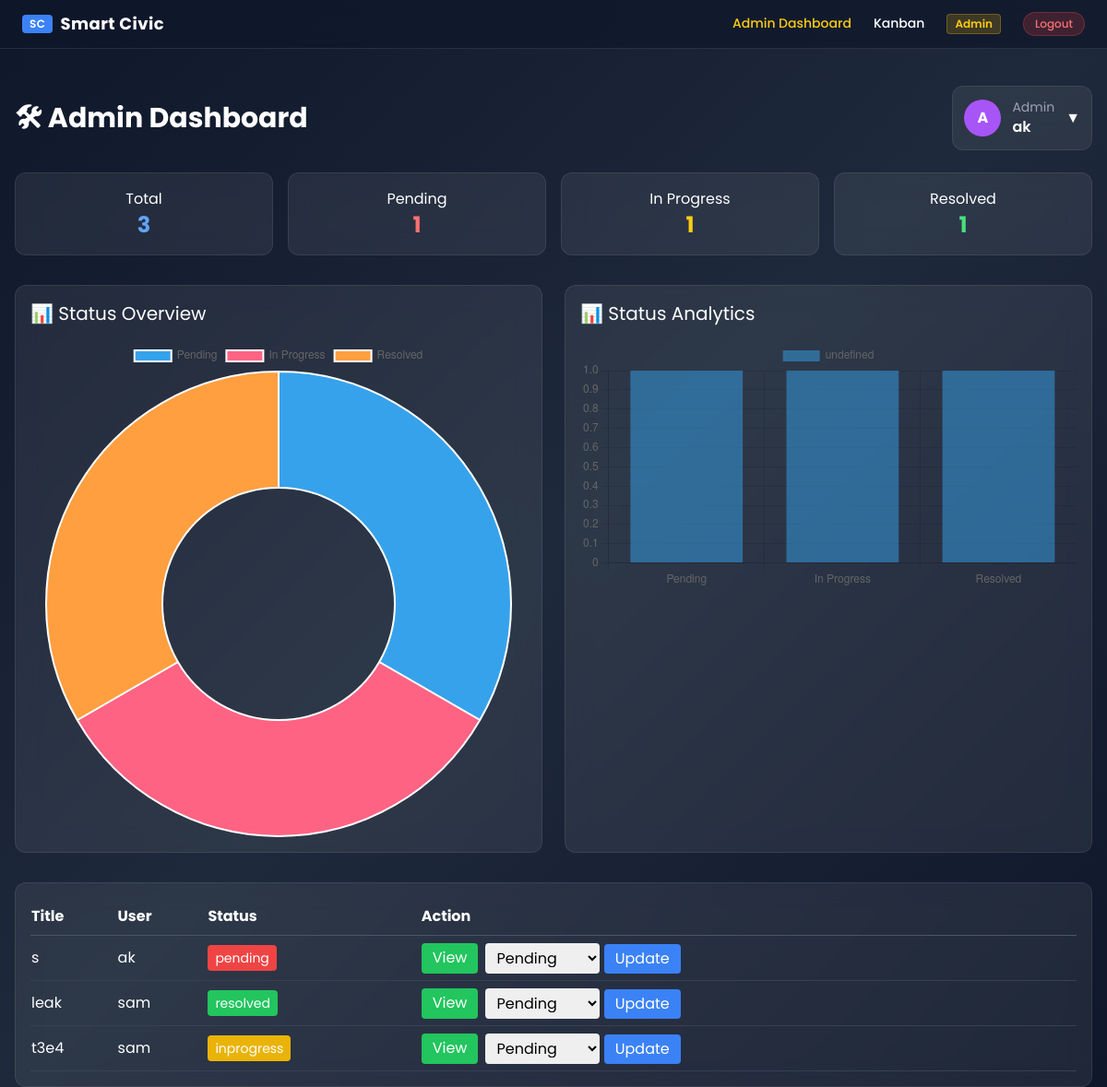
/complaints/admin-dashboard/ (signed in), run on an earlier commit of the app's database.
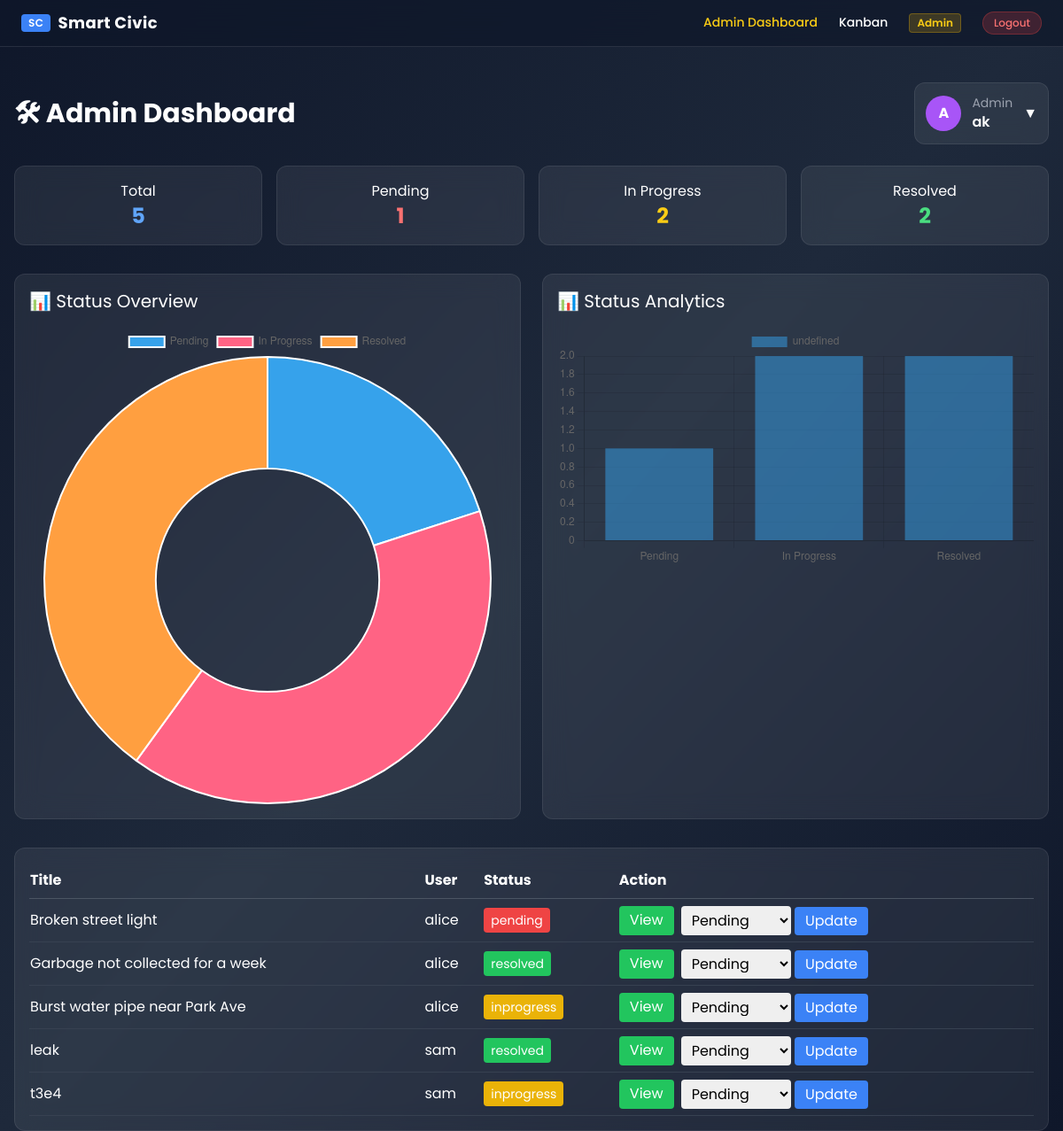
And on a later commit of the database.
### complaints/models.py (models this page shows, shortened)
class Complaint(models.Model):
    STATUS_CHOICES = [
        ('pending', 'Pending'),
        ('inprogress', 'In Progress'),
        ('resolved', 'Resolved'),
    ]
    user = models.ForeignKey(User, on_delete=models.CASCADE, related_name='complaints')
    title = models.CharField(max_length=200)
    desc = models.TextField()
    location = models.CharField(max_length=200)
    latitude = models.FloatField(null=True, blank=True)
    longitude = models.FloatField(null=True, blank=True)
    status = models.CharField(max_length=20, choices=STATUS_CHOICES, default='pending')
    category = models.CharField(max_length=100, default='general')
    created_at = models.DateTimeField(auto_now_add=True)
    image = models.ImageField(upload_to='complaints/', null=True, blank=True)
    class Meta:
        indexes = [
            models.Index(fields=['user', 'status']),
            models.Index(fields=['status']),
            models.Index(fields=['-created_at']),
        ]
        ordering = ['-created_at']   # newest first everywhere

### complaints/views.py (the view)
# urls.py: path('admin-dashboard/', admin_dashboard, name='admin-dashboard'),
@login_required
def admin_dashboard(request):
    if not request.user.is_superuser:
        return redirect('/complaints/dashboard/')
    all_qs = Complaint.objects.select_related('user')
    stats = all_qs.aggregate(
        total=Count('id'),
        pending=Count('id', filter=Q(status='pending')),
        progress=Count('id', filter=Q(status='inprogress')),
        resolved=Count('id', filter=Q(status='resolved')),
    )
    paginator = Paginator(all_qs, PAGE_SIZE)
    page_obj = paginator.get_page(request.GET.get('page'))
    return render(request, 'admin_dashboard.html', {
        'page_obj': page_obj,
        'complaints': page_obj,   # keep template variable name unchanged
        **stats,
    })

### templates/admin_dashboard.html (shortened to what this page needs)
{% extends 'base.html' %}
{% block content %}
<div class="max-w-7xl mx-auto pt-10 px-4">
    <div class="flex flex-col md:flex-row justify-between items-center mb-6 gap-4">
        <h1 class="text-3xl font-bold">🛠 Admin Dashboard</h1>
        <div class="relative">
            <div onclick="toggleDropdown()"
                 class="glass p-3 rounded-xl flex items-center gap-3 cursor-pointer
                        transition duration-300 hover:shadow-[0_0_15px_rgba(168,85,247,0.7)]">
                <div class="bg-purple-500 w-10 h-10 flex items-center justify-center rounded-full text-white font-bold">
                    {{ request.user.username|first|upper }}
                </div>
                <div class="hidden md:block">
                    <p class="text-sm text-gray-400">Admin</p>
                    <p class="font-semibold">{{ request.user.username }}</p>
                </div>
                <span>▼</span>
            </div>
        </div>
    </div>
    <div class="grid grid-cols-2 md:grid-cols-4 gap-4 mb-8">
        <div class="glass p-4 text-center rounded-xl transition duration-300 hover:shadow-[0_0_15px_rgba(59,130,246,0.7)]">
            <p>Total</p>
            <p class="text-2xl font-bold text-blue-400">{{ total }}</p>
        </div>
        <div class="glass p-4 text-center rounded-xl transition duration-300 hover:shadow-[0_0_15px_rgba(239,68,68,0.7)]">
            <p>Pending</p>
            <p class="text-2xl font-bold text-red-400">{{ pending }}</p>
        </div>
        <div class="glass p-4 text-center rounded-xl transition duration-300 hover:shadow-[0_0_15px_rgba(234,179,8,0.7)]">
            <p>In Progress</p>
            <p class="text-2xl font-bold text-yellow-400">{{ progress }}</p>
        </div>
        <div class="glass p-4 text-center rounded-xl transition duration-300 hover:shadow-[0_0_15px_rgba(34,197,94,0.7)]">
            <p>Resolved</p>
            <p class="text-2xl font-bold text-green-400">{{ resolved }}</p>
        </div>
    </div>
    <div class="grid grid-cols-1 md:grid-cols-2 gap-6 mb-8">
        <div class="glass p-4 rounded-xl">
            <h2 class="text-xl mb-4">📊 Status Overview</h2>
            <canvas id="statusChart"></canvas>
        </div>
        <div class="glass p-4 rounded-xl">
            <h2 class="text-xl mb-4">📊 Status Analytics</h2>
            <canvas id="barChart"></canvas>
        </div>
    </div>
    <div class="glass p-4 overflow-x-auto rounded-xl">
        <table class="w-full text-left">
            <thead>
                <tr class="border-b border-gray-600">
                    <th class="py-2">Title</th>
                    <th>User</th>
                    <th>Status</th>
                    <th>Action</th>
                </tr>
            </thead>
            <tbody>
                {% for c in complaints %}
                <tr class="border-b border-gray-700">
                    <td class="py-3">{{ c.title }}</td>
                    <td>{{ c.user.username }}</td>
                    <td>
                        <span class="px-2 py-1 rounded text-white text-sm
                        {% if c.status == 'pending' %} bg-red-500
                        {% elif c.status == 'inprogress' %} bg-yellow-500
                        {% else %} bg-green-500 {% endif %}">
                            {{ c.status }}
                        </span>
                    </td>
                    <td>
                        <div class="flex flex-col md:flex-row gap-2">
                            <a href="/complaints/detail/{{ c.id }}/"
                               class="bg-green-500 px-3 py-1 rounded text-white text-center hover:shadow-lg">
                                View
                            </a>
                            <form method="POST" action="{% url 'update-status' c.id %}">
                                <select name="status" class="text-black px-2 py-1 rounded w-full md:w-auto">
                                    <option value="pending">Pending</option>
                                </select>
                                <button type="submit"
                                        class="bg-blue-500 px-3 py-1 rounded text-white w-full md:w-auto hover:shadow-lg">
                                    Update
                                </button>
                            </form>
                        </div>
                    </td>
                </tr>
                {% empty %}
                <tr>
                    <td colspan="4" class="text-center py-4">
                        No complaints found
                    </td>
                </tr>
                {% endfor %}
            </tbody>
        </table>
    </div>
</div>
<script>
// Doughnut
new Chart(document.getElementById('statusChart'), {
    type: 'doughnut',
    data: {
        labels: ['Pending', 'In Progress', 'Resolved'],
        datasets: [{
            data: [{{ pending }}, {{ progress }}, {{ resolved }}],
        }]
    }
});
// Bar
new Chart(document.getElementById('barChart'), {
    type: 'bar',
    data: {
        labels: ['Pending', 'In Progress', 'Resolved'],
        datasets: [{
            data: [{{ pending }}, {{ progress }}, {{ resolved }}],
        }]
    }
});
// Dropdown toggle
function toggleDropdown() {
    document.getElementById("dropdownMenu").classList.toggle("hidden");
}
// Close on outside click
window.onclick = function(e) {
    if (!e.target.closest('.relative')) {
        document.getElementById("dropdownMenu").classList.add("hidden");
    }
}
</script>
{% endblock %}

### templates/base.html (shortened to what this page needs)
<!DOCTYPE html>
<html>
<head>
    <script src="https://cdn.tailwindcss.com"></script>
</head>
<body class="bg-gradient-to-br from-slate-900 via-slate-800 to-slate-900 text-white min-h-screen">
{% if user.is_authenticated %}
<nav class="sticky top-0 z-50 backdrop-blur-md bg-slate-900/70 border-b border-white/10 px-6 py-3">
    <div class="max-w-7xl mx-auto flex justify-between items-center">
        <a href="/" class="flex items-center gap-2 font-bold text-lg tracking-wide text-white">
            <span class="bg-blue-500 text-white text-xs px-2 py-0.5 rounded font-semibold">SC</span>
            Smart Civic
        </a>
        <div class="flex items-center gap-6 text-sm font-medium">
            {% if user.is_superuser %}
                <a href="/complaints/admin-dashboard/" class="nav-link text-yellow-400 hover:text-yellow-300 transition">Admin Dashboard</a>
                <a href="/complaints/kanban/" class="nav-link hover:text-blue-400 transition">Kanban</a>
            {% endif %}
            <span class="px-2 py-0.5 rounded text-xs font-semibold
                {% if user.is_superuser %}bg-yellow-500/20 text-yellow-400 border border-yellow-500/30
                {% else %}bg-blue-500/20 text-blue-400 border border-blue-500/30{% endif %}">
                {% if user.is_superuser %}Admin{% else %}Citizen{% endif %}
            </span>
            <a href="/logout/" class="bg-red-500/20 text-red-400 border border-red-500/30 px-3 py-1 rounded-full text-xs hover:bg-red-500/30 transition">
                Logout
            </a>
        </div>
    </div>
</nav>
{% endif %}
{% block content %}{% endblock %}
</body>
</html>

### templates/base.html (style rules this page uses)
body { font-family: 'Poppins', sans-serif; }
.glass { background: rgba(255,255,255,0.07); backdrop-filter: blur(14px); border: 1px solid rgba(255,255,255,0.08); }
.nav-link { position: relative; padding-bottom: 2px; }
.nav-link::after { content: ''; position: absolute; bottom: 0; left: 0; width: 0; height: 2px; background: #60a5fa; transition: width 0.25s ease; border-radius: 2px; }

What changed in the data, as far as the page shows it:
removed Complaint: title "s", user.username "ak", status "pending"
added Complaint: title "Broken street light", user.username "alice", status "pending"
added Complaint: title "Garbage not collected for a week", user.username "alice", status "resolved"
added Complaint: title "Burst water pipe near Park Ave", user.username "alice", status "inprogress"
Also different on the page:
{{ total }}: "3" → "5"
{{ progress }}: "1" → "2"
{{ resolved }}: "1" → "2"
chart data {{ progress }}: 1 → 2
chart data {{ resolved }}: 1 → 2
